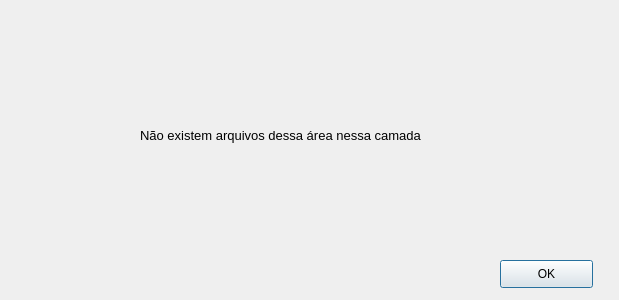
<?xml version="1.0" encoding="UTF-8"?>
<ui version="4.0">
 <class>Dialog</class>
 <widget class="QDialog" name="Dialog">
  <property name="geometry">
   <rect>
    <x>0</x>
    <y>0</y>
    <width>619</width>
    <height>300</height>
   </rect>
  </property>
  <property name="windowTitle">
   <string>Dialog</string>
  </property>
  <widget class="QPushButton" name="pushButton">
   <property name="geometry">
    <rect>
     <x>500</x>
     <y>260</y>
     <width>93</width>
     <height>28</height>
    </rect>
   </property>
   <property name="text">
    <string>OK</string>
   </property>
  </widget>
  <widget class="QLabel" name="label">
   <property name="geometry">
    <rect>
     <x>140</x>
     <y>110</y>
     <width>381</width>
     <height>51</height>
    </rect>
   </property>
   <property name="font">
    <font>
     <pointsize>10</pointsize>
    </font>
   </property>
   <property name="text">
    <string>Não existem arquivos dessa área nessa camada</string>
   </property>
  </widget>
 </widget>
 <resources/>
 <connections/>
</ui>
